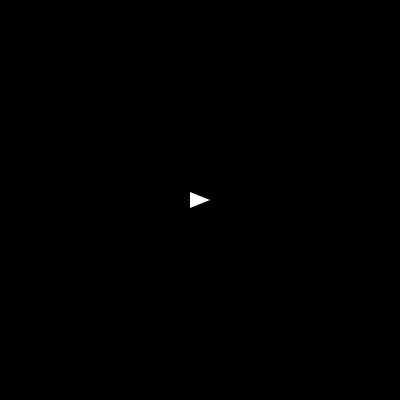
Frame 1 (no input)
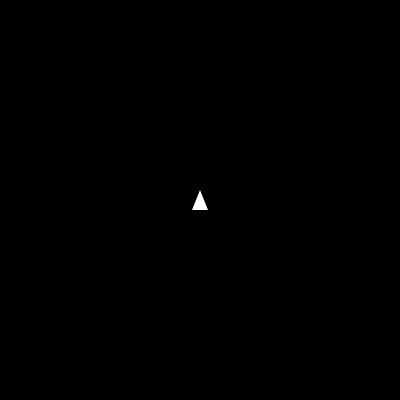
Frame 60 (the mouse pressed at the canvas centre just before this capture)
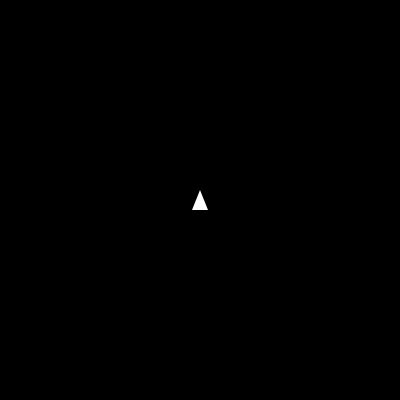
Frame 120 (the mouse held since frame 60 and released just before this capture)

The Processing sketch that drew these frames (run headless with seeded random() and noise(); from frame 60 on, the mouse is pressed at the canvas centre):

// Processing sketch: girar2
// ── girar2.pde
float rot = 0.0;

void setup(){
  size(400, 400);
  smooth();
  noStroke();
  frameRate(4);
}

void draw(){

  background(0);

  //push matrix helps you to manipulate such things like rotation and translation
  //ACCORDING to the shape, and not the whole sketch
  pushMatrix();

  //position of your thing
  translate(width/2, height/2);

  //in a cercle, you have TWO_PI
  //to rotate in 4 steps, you need to get TWO_PI/4 (HALF_PI)
  rot += HALF_PI;
  rotate(rot);

  //the center of your shape needs to be at the coordinate (0,0)
  //so like you see below, there is actually negative numbers
  beginShape();
  vertex(0,-10);
  vertex(8,10);
  //vertex(2,10);
  //vertex(0,5);
  vertex(-2,10);
  vertex(-8,10);
  vertex(0,-10);
  endShape();

  popMatrix();
  println(rot);
}
